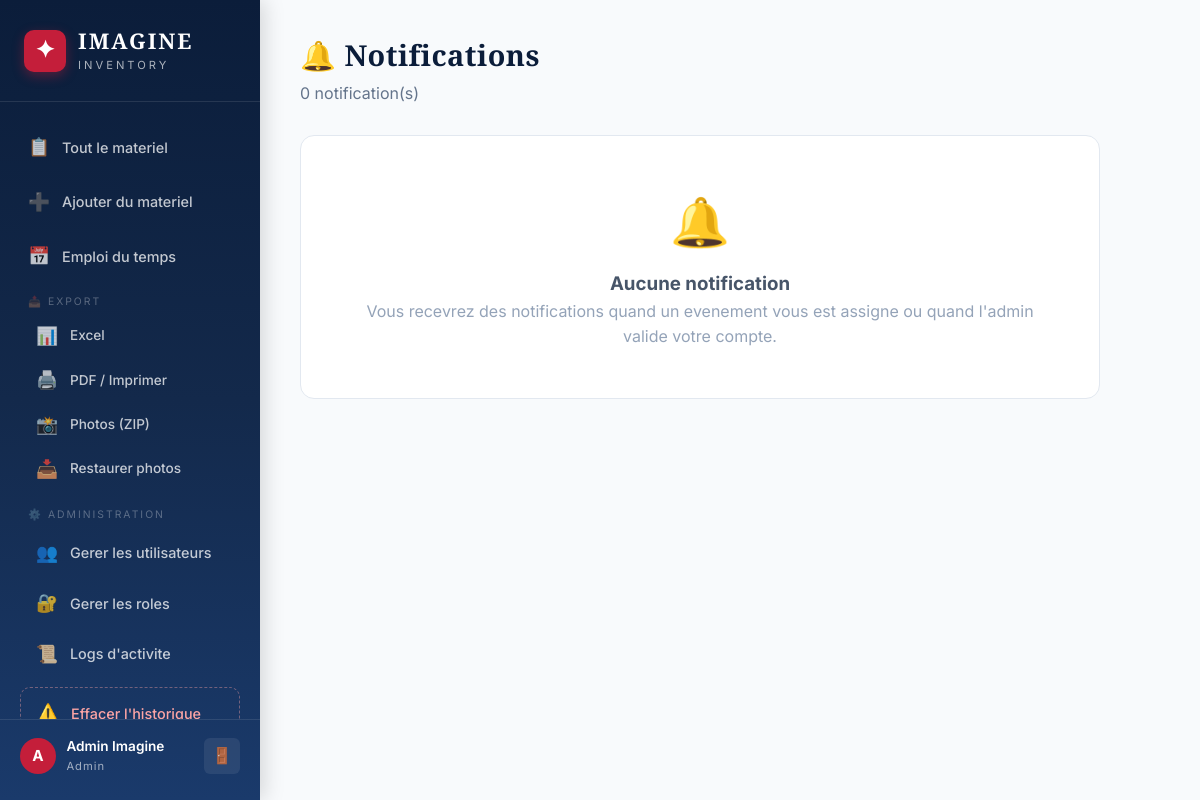
Page /notifications (signed in) on the committed database.
### app.py (models this page shows, shortened)
class User(UserMixin, db.Model):
    __tablename__ = 'users'
    id = db.Column(db.Integer, primary_key=True); email = db.Column(db.String(150), unique=True, nullable=False)
    password_hash = db.Column(db.String(256), nullable=False); full_name = db.Column(db.String(150), nullable=False)
    role_id = db.Column(db.Integer, db.ForeignKey('roles.id'), nullable=True)
    created_at = db.Column(db.DateTime, default=tunisia_now)
    borrows = db.relationship('Borrow', backref='user', lazy=True)
    event_assignments = db.relationship('EventAssignment', backref='user', lazy=True)
    notifications = db.relationship('Notification', backref='user', lazy=True, foreign_keys='Notification.user_id')
    def has_permission(self, perm):
        role = db.session.get(CustomRole, self.role_id) if self.role_id else None
        return role.has_permission(perm) if role else False
    @property
    def role_name(self):
        role = db.session.get(CustomRole, self.role_id) if self.role_id else None
        return role.name if role else 'Aucun role'
    @property
    def unread_notifications(self):
        return Notification.query.filter_by(user_id=self.id, read=False).count()

class CustomRole(db.Model):
    __tablename__ = 'roles'
    id = db.Column(db.Integer, primary_key=True); name = db.Column(db.String(100), unique=True, nullable=False)
    icon = db.Column(db.String(10), default='👤'); description = db.Column(db.String(250), default='')
    permissions = db.Column(db.Text, default=''); created_at = db.Column(db.DateTime, default=tunisia_now)
    users = db.relationship('User', backref='role', lazy=True)
    def get_permissions(self):
        try: return json.loads(self.permissions) if self.permissions else []
        except: return []
    def has_permission(self, p): return p in self.get_permissions()

### app.py (the view)
@app.route('/notifications')
@login_required
def notifications():
    notifs = Notification.query.filter_by(user_id=current_user.id).order_by(Notification.created_at.desc()).limit(100).all()
    return render_template('notifications.html', notifs=notifs)

### app.py (called while the page is built)
@login_manager.user_loader
def load_user(uid): return db.session.get(User, int(uid))

### templates/notifications.html (shortened to what this page needs)
{% extends "base.html" %}
{% block content %}
<div class="form-page" style="max-width:800px">
    <div class="dash-header">
        <div><h1 class="dash-title">🔔 Notifications</h1><p class="dash-subtitle">{{ notifs|length }} notification(s)</p></div>
    </div>
    {% if notifs %}
    <div style="display:flex;flex-direction:column;gap:.75rem">
        {% for n in notifs %}
        <div style="background:white;border-radius:12px;border:1px solid {% if n.read %}var(--gray-200){% else %}var(--blue){% endif %};padding:1rem 1.25rem;display:flex;justify-content:space-between;align-items:center;gap:1rem;{% if not n.read %}border-left:4px solid var(--red);{% endif %}">
            <div style="flex:1">
                <div style="display:flex;align-items:center;gap:.5rem;margin-bottom:.25rem">
                    {% if not n.read %}<span style="width:8px;height:8px;border-radius:50%;background:var(--red);flex-shrink:0"></span>{% endif %}
                    <strong style="font-size:.95rem;color:var(--gray-900)">{{ n.title }}</strong>
                    <small style="color:var(--gray-400)">{{ n.created_at.strftime('%d/%m/%Y %H:%M') }}</small>
                </div>
                <p style="color:var(--gray-600);font-size:.9rem;margin:0">{{ n.message }}</p>
            </div>
            <div style="display:flex;gap:.5rem;flex-shrink:0;align-items:center">
                {% if n.link %}<a href="{{ n.link }}" class="btn btn-sm btn-primary">Voir</a>{% endif %}
                {% if not n.read %}
                <form method="POST" action="{{ url_for('mark_read',nid=n.id) }}" style="display:inline">
                    <input type="hidden" name="redirect" value="/notifications">
                    <button class="btn btn-sm btn-secondary">Lu ✓</button>
                </form>
                {% endif %}
                <form method="POST" action="{{ url_for('delete_notification',nid=n.id) }}" onsubmit="return confirm('Supprimer cette notification ?')" style="display:inline">
                    <button class="btn btn-sm btn-danger" title="Supprimer">🗑️</button>
                </form>
            </div>
        </div>
        {% endfor %}
    </div>
    {% else %}
    <div style="text-align:center;padding:3rem;background:white;border-radius:14px;border:1px solid var(--gray-200)">
        <div style="font-size:3rem;margin-bottom:.5rem">🔔</div>
        <h3 style="color:var(--gray-600)">Aucune notification</h3>
        <p style="color:var(--gray-400)">Vous recevrez des notifications quand un evenement vous est assigne ou quand l'admin valide votre compte.</p>
    </div>
    {% endif %}
</div>
{% endblock %}

### templates/base.html (shortened to what this page needs)
<!DOCTYPE html>
<html lang="fr">
<head>
    <link rel="stylesheet" href="{{ url_for('static', filename='css/style.css') }}">
</head>
<body>
    {% if current_user.is_authenticated %}
    <aside class="sidebar" id="sidebar">
        <div class="sidebar-brand">
            <div class="brand-icon">✦</div>
            <div class="brand-text">
                <span class="brand-name">IMAGINE</span>
                <span class="brand-sub">Inventory</span>
            </div>
        </div>
        <nav class="sidebar-nav">
            <a href="{{ url_for('dashboard') }}" class="nav-item {% if request.endpoint == 'dashboard' %}active{% endif %}">
                <span class="nav-icon">📋</span><span>Tout le materiel</span>
            </a>
            {% if current_user.has_permission('manage_equipment') %}
            <a href="{{ url_for('add_equipment') }}" class="nav-item {% if request.endpoint == 'add_equipment' %}active{% endif %}">
                <span class="nav-icon">➕</span><span>Ajouter du materiel</span>
            </a>
            {% endif %}
            <a href="{{ url_for('schedule') }}" class="nav-item {% if request.endpoint == 'schedule' %}active{% endif %}">
                <span class="nav-icon">📅</span><span>Emploi du temps</span>
            </a>
            {% if current_user.has_permission('manage_equipment') %}
            <div style="margin:.25rem 0;padding:0 .5rem">
                <div style="font-size:.65rem;text-transform:uppercase;color:rgba(255,255,255,.3);letter-spacing:2px;padding:.25rem .5rem">📤 Export</div>
                <a href="{{ url_for('export_excel') }}" class="nav-item" style="font-size:.85rem;padding:.5rem 1rem">
                    <span class="nav-icon">📊</span><span>Excel</span>
                </a>
                <a href="{{ url_for('export_printer') }}" class="nav-item" style="font-size:.85rem;padding:.5rem 1rem" target="_blank">
                    <span class="nav-icon">🖨️</span><span>PDF / Imprimer</span>
                </a>
                {% if current_user.has_permission('manage_database') %}
                <a href="{{ url_for('export_photos_zip') }}" class="nav-item" style="font-size:.85rem;padding:.5rem 1rem">
                    <span class="nav-icon">📸</span><span>Photos (ZIP)</span>
                </a>
                <a href="{{ url_for('restore_photos') }}" class="nav-item" style="font-size:.85rem;padding:.5rem 1rem">
                    <span class="nav-icon">📥</span><span>Restaurer photos</span>
                </a>
                {% endif %}
            </div>
            {% endif %}
            {% if current_user.has_permission('manage_users') %}
            <div style="margin:.25rem 0;padding:0 .5rem">
                <div style="font-size:.65rem;text-transform:uppercase;color:rgba(255,255,255,.3);letter-spacing:2px;padding:.25rem .5rem">⚙️ Administration</div>
                <a href="{{ url_for('manage_users') }}" class="nav-item {% if request.endpoint == 'manage_users' %}active{% endif %}">
                    <span class="nav-icon">👥</span><span>Gerer les utilisateurs</span>
                </a>
                <a href="{{ url_for('manage_roles') }}" class="nav-item {% if request.endpoint == 'manage_roles' %}active{% endif %}">
                    <span class="nav-icon">🔐</span><span>Gerer les roles</span>
                </a>
                <a href="{{ url_for('activity_logs') }}" class="nav-item {% if request.endpoint == 'activity_logs' %}active{% endif %}">
                    <span class="nav-icon">📜</span><span>Logs d'activite</span>
                </a>
                <a href="#" class="nav-item nav-danger" onclick="openClearHistoryModal();return false" title="⚠️ A utiliser avec precaution">
                    <span class="nav-icon">⚠️</span><span>Effacer l'historique</span>
                </a>
            </div>
            {% endif %}
        </nav>
        <div class="sidebar-footer">
            <div class="user-info">
                <div class="user-avatar">{{ current_user.full_name[0] | upper }}</div>
                <div>
                    <div class="user-name">{{ current_user.full_name }}</div>
                    <div class="user-role">{{ current_user.role_name }}</div>
                </div>
            </div>
            <a href="{{ url_for('logout') }}" class="logout-btn" title="Deconnexion">🚪</a>
        </div>
    </aside>
    {% endif %}
    <main class="main-content {% if not current_user.is_authenticated %}no-sidebar{% endif %}">
        {% block content %}{% endblock %}
    </main>
</body>
</html>

### static/css/style.css (style rules this page uses)
*, *::before, *::after { margin: 0; padding: 0; box-sizing: border-box; }
:root { --blue-deep: #0B1D3A; --blue-dark: #13294B; --blue-mid: #1A3A6B; --blue: #1E4D8C; --blue-light: #3A7BD5; --blue-pale: #E8EFF8; --red: #C41E3A; --red-dark: #A01830; --red-light: #E63946; --red-pale: #FDE8EC; --white: #FFFFFF; --gray-50: #F8FAFC; --gray-100: #F1F5F9; --gray-200: #E2E8F0; --gray-300: #CBD5E1; --gray-400: #94A3B8; --gray-500: #64748B; --gray-600: #475569; --gray-700: #334155; --gray-800: #1E293B; --gray-900: #0F172A; --green: #16A34A; --green-pale: #DCFCE7; --amber: #D97706; --amber-pale: #FEF3C7; --radius-sm: 6px; --radius: 10px; --radius-lg: 14px; --radius-xl: 20px; --shadow-sm: 0 1px 2px rgba(0,0,0,0.05); --shadow: 0 1px 3px rgba(0,0,0,0.1), 0 1px 2px rgba(0,0,0,0.06); --shadow-md: 0 4px 6px rgba(0,0,0,0.07), 0 2px 4px rgba(0,0,0,0.06); --shadow-lg: 0 10px 15px rgba(0,0,0,0.1), 0 4px 6px rgba(0,0,0,0.05); --shadow-xl: 0 20px 25px rgba(0,0,0,0.1), 0 10px 10px rgba(0,0,0,0.04); --sidebar-w: 260px; --font: 'Inter', -apple-system, BlinkMacSystemFont, 'Segoe UI', sans-serif; --font-display: 'Playfair Display', Georgia, serif; }
html { font-size: 16px; scroll-behavior: smooth; }
body { font-family: var(--font); background: var(--gray-50); color: var(--gray-800); line-height: 1.6; min-height: 100vh; display: flex; -webkit-font-smoothing: antialiased; }
a { color: var(--blue); text-decoration: none; }
.sidebar { position: fixed; left: 0; top: 0; bottom: 0; width: var(--sidebar-w); background: linear-gradient(180deg, var(--blue-deep) 0%, var(--blue-dark) 50%, var(--blue-mid) 100%); color: var(--white); display: flex; flex-direction: column; z-index: 100; box-shadow: 4px 0 20px rgba(0,0,0,0.15); }
.sidebar-brand { display: flex; align-items: center; gap: 0.75rem; padding: 1.75rem 1.5rem; border-bottom: 1px solid rgba(255,255,255,0.1); }
.brand-icon { width: 42px; height: 42px; background: var(--red); border-radius: var(--radius); display: flex; align-items: center; justify-content: center; font-size: 1.5rem; font-weight: 700; color: white; box-shadow: 0 4px 12px rgba(196, 30, 58, 0.4); }
.brand-text { line-height: 1.2; }
.brand-name { font-family: var(--font-display); font-size: 1.35rem; font-weight: 700; letter-spacing: 2px; display: block; }
.brand-sub { font-size: 0.7rem; letter-spacing: 3px; text-transform: uppercase; opacity: 0.65; }
.sidebar-nav { flex: 1; padding: 1.25rem 0.75rem; display: flex; flex-direction: column; gap: 0.25rem; overflow-y: auto; overflow-x: hidden; min-height: 0; }
.nav-item { display: flex; align-items: center; gap: 0.75rem; padding: 0.7rem 1rem; border-radius: var(--radius); color: rgba(255,255,255,0.75); font-weight: 500; font-size: 0.9rem; transition: all 0.2s; }
.nav-item.nav-danger { color: #FCA5A5; border: 1px dashed rgba(252,165,165,0.4); margin-top: 0.5rem; }
.nav-icon { font-size: 1.1rem; }
.sidebar-footer { padding: 1rem 1.25rem 1.5rem; border-top: 1px solid rgba(255,255,255,0.1); display: flex; align-items: center; justify-content: space-between; }
.user-info { display: flex; align-items: center; gap: 0.65rem; }
.user-avatar { width: 36px; height: 36px; border-radius: 50%; background: var(--red); color: white; display: flex; align-items: center; justify-content: center; font-weight: 700; font-size: 0.95rem; }
.user-name { font-size: 0.85rem; font-weight: 600; }
.user-role { font-size: 0.7rem; opacity: 0.6; letter-spacing: 1px; }
.logout-btn { background: rgba(255,255,255,0.08); border: none; color: white; width: 36px; height: 36px; border-radius: var(--radius-sm); font-size: 1rem; display: flex; align-items: center; justify-content: center; transition: all 0.2s; }
.main-content { flex: 1; margin-left: var(--sidebar-w); padding: 2rem 2.5rem; min-height: 100vh; max-width: calc(100vw - var(--sidebar-w)); }
.dash-header { display: flex; justify-content: space-between; align-items: flex-start; margin-bottom: 1.75rem; flex-wrap: wrap; gap: 1rem; }
.dash-title { font-family: var(--font-display); font-size: 1.8rem; color: var(--blue-deep); letter-spacing: 0.5px; }
.dash-subtitle { color: var(--gray-500); margin-top: 0.2rem; }
.form-page { max-width: 800px; }

### rows in the picture
User: full_name "A", full_name "Admin Imagine"
CustomRole: role_name "Admin"

### other values in the picture
{{ notifs|length }} "0"
